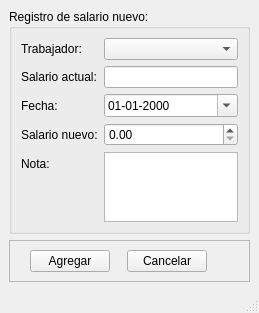
<?xml version="1.0" encoding="UTF-8"?>
<ui version="4.0">
 <class>MainWindow</class>
 <widget class="QMainWindow" name="MainWindow">
  <property name="geometry">
   <rect>
    <x>0</x>
    <y>0</y>
    <width>259</width>
    <height>258</height>
   </rect>
  </property>
  <property name="windowTitle">
   <string>Registro salario nuevo</string>
  </property>
  <widget class="QWidget" name="centralwidget">
   <layout class="QVBoxLayout" name="verticalLayout_2">
    <item>
     <widget class="QGroupBox" name="groupBox">
      <property name="title">
       <string>Registro de salario nuevo:</string>
      </property>
      <layout class="QVBoxLayout" name="verticalLayout">
       <item>
        <layout class="QFormLayout" name="formLayout">
         <item row="0" column="0">
          <widget class="QLabel" name="label">
           <property name="text">
            <string>Trabajador:</string>
           </property>
          </widget>
         </item>
         <item row="0" column="1">
          <widget class="QComboBox" name="trabajador">
           <property name="toolTip">
            <string>&lt;html&gt;&lt;head/&gt;&lt;body&gt;&lt;p&gt;Seleccione de este listado al trabajador activo al que le quiera registrar la variación&lt;/p&gt;&lt;/body&gt;&lt;/html&gt;</string>
           </property>
          </widget>
         </item>
         <item row="2" column="0">
          <widget class="QLabel" name="label_3">
           <property name="text">
            <string>Fecha:</string>
           </property>
          </widget>
         </item>
         <item row="2" column="1">
          <widget class="QDateEdit" name="fecha">
           <property name="toolTip">
            <string>&lt;html&gt;&lt;head/&gt;&lt;body&gt;&lt;p&gt;Seleccione la fecha donde ocurrio la variación.&lt;/p&gt;&lt;/body&gt;&lt;/html&gt;</string>
           </property>
           <property name="displayFormat">
            <string>dd-MM-yyyy</string>
           </property>
           <property name="calendarPopup">
            <bool>true</bool>
           </property>
          </widget>
         </item>
         <item row="4" column="0">
          <widget class="QLabel" name="label_6">
           <property name="text">
            <string>Nota:</string>
           </property>
          </widget>
         </item>
         <item row="4" column="1">
          <widget class="QPlainTextEdit" name="nota">
           <property name="toolTip">
            <string>&lt;html&gt;&lt;head/&gt;&lt;body&gt;&lt;p&gt;Es obligartorio para agregar la variación que realice una nota.&lt;/p&gt;&lt;/body&gt;&lt;/html&gt;</string>
           </property>
          </widget>
         </item>
         <item row="3" column="0">
          <widget class="QLabel" name="label_7">
           <property name="text">
            <string>Salario nuevo:</string>
           </property>
          </widget>
         </item>
         <item row="3" column="1">
          <widget class="QDoubleSpinBox" name="salario">
           <property name="toolTip">
            <string>&lt;html&gt;&lt;head/&gt;&lt;body&gt;&lt;p&gt;Coloque el valor mensual del salario nuevo.&lt;/p&gt;&lt;/body&gt;&lt;/html&gt;</string>
           </property>
           <property name="maximum">
            <double>99999999.989999994635582</double>
           </property>
          </widget>
         </item>
         <item row="1" column="0">
          <widget class="QLabel" name="label_2">
           <property name="text">
            <string>Salario actual:</string>
           </property>
          </widget>
         </item>
         <item row="1" column="1">
          <widget class="QLineEdit" name="salario_actual">
           <property name="readOnly">
            <bool>true</bool>
           </property>
          </widget>
         </item>
        </layout>
       </item>
      </layout>
     </widget>
    </item>
    <item>
     <widget class="QFrame" name="frame">
      <property name="frameShape">
       <enum>QFrame::StyledPanel</enum>
      </property>
      <property name="frameShadow">
       <enum>QFrame::Raised</enum>
      </property>
      <layout class="QHBoxLayout" name="horizontalLayout">
       <item>
        <spacer name="horizontalSpacer">
         <property name="orientation">
          <enum>Qt::Horizontal</enum>
         </property>
         <property name="sizeHint" stdset="0">
          <size>
           <width>17</width>
           <height>20</height>
          </size>
         </property>
        </spacer>
       </item>
       <item>
        <widget class="QPushButton" name="agregar">
         <property name="toolTip">
          <string>&lt;html&gt;&lt;head/&gt;&lt;body&gt;&lt;p&gt;Presione este botón para agregar la variación. Este botón sólo se activa si el calculo de horas extras es diferente de cero y si agregó una nota.&lt;/p&gt;&lt;/body&gt;&lt;/html&gt;</string>
         </property>
         <property name="text">
          <string>Agregar</string>
         </property>
        </widget>
       </item>
       <item>
        <spacer name="horizontalSpacer_2">
         <property name="orientation">
          <enum>Qt::Horizontal</enum>
         </property>
         <property name="sizeHint" stdset="0">
          <size>
           <width>16</width>
           <height>20</height>
          </size>
         </property>
        </spacer>
       </item>
       <item>
        <widget class="QPushButton" name="cancelar">
         <property name="toolTip">
          <string>&lt;html&gt;&lt;head/&gt;&lt;body&gt;&lt;p&gt;Este botón cierra la pantalla actual.&lt;/p&gt;&lt;/body&gt;&lt;/html&gt;</string>
         </property>
         <property name="text">
          <string>Cancelar</string>
         </property>
        </widget>
       </item>
       <item>
        <spacer name="horizontalSpacer_3">
         <property name="orientation">
          <enum>Qt::Horizontal</enum>
         </property>
         <property name="sizeHint" stdset="0">
          <size>
           <width>39</width>
           <height>20</height>
          </size>
         </property>
        </spacer>
       </item>
      </layout>
     </widget>
    </item>
   </layout>
  </widget>
  <widget class="QMenuBar" name="menubar">
   <property name="geometry">
    <rect>
     <x>0</x>
     <y>0</y>
     <width>259</width>
     <height>18</height>
    </rect>
   </property>
  </widget>
  <widget class="QStatusBar" name="statusbar"/>
 </widget>
 <resources/>
 <connections/>
</ui>
